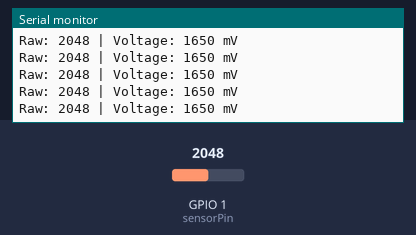
The sketch below on a simulated ESP32-S3. Shown: the last lines printed to the serial monitor. The test bench sets the inputs (shaded band); at power-on: GPIO 1 (sensorPin) = 2048.

Above: at 1.2 s.
1.3 s: GPIO 1 (sensorPin) set to 2866
At 1.56 s:
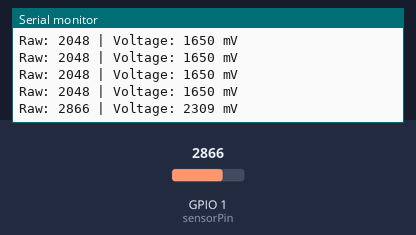
2.8 s: GPIO 1 (sensorPin) set to 3603
At 2.96 s:
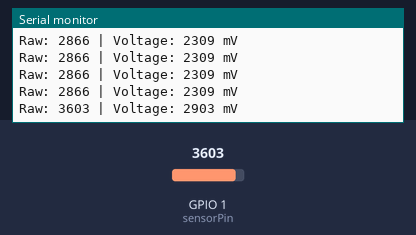
Timing chart, 0 to 5.8 s (numbered marks = the images above; inputs shaded):
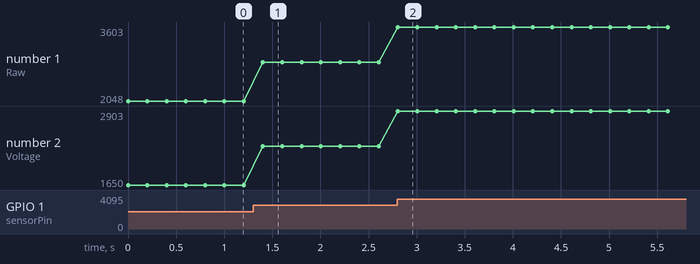

The sketch:

adc-read-analog.ino
```cpp
/*
 * Reading an Analog Value
 *
 * Board:  tinyCore (ESP32-S3)
 * Docs:   https://tinydocs.cc/5_reference/advanced/adc/
 * Studio: https://app.tinystudio.cc/Mister-Industries/tinyStudio-examples/advanced/adc-read-analog
 *
 * Part of the MR.INDUSTRIES tinyStudio examples collection.
 * Generated from tinyDocs — edit the docs page, not this file.
 */

const int sensorPin = 1;  // GPIO 1, an ADC1 pin

void setup() {
  Serial.begin(115200);
}

void loop() {
  int raw = analogRead(sensorPin);            // uncalibrated: 0–4095
  int mV  = analogReadMilliVolts(sensorPin);  // calibrated: actual millivolts

  Serial.print("Raw: ");
  Serial.print(raw);
  Serial.print(" | Voltage: ");
  Serial.print(mV);
  Serial.println(" mV");
  delay(200);
}
```

Measured:
- after the input at 1.3 s, the serial monitor: prints a new line after 0.10 s (image 1)
- after the input at 2.8 s, the serial monitor: prints a new line at once (image 2)
- plotted number 1: 2048 → 2866 after the input at 1.3 s, 2866 → 3603 after the input at 2.8 s
- plotted number 2: 1650 → 2309 after the input at 1.3 s, 2309 → 2903 after the input at 2.8 s
